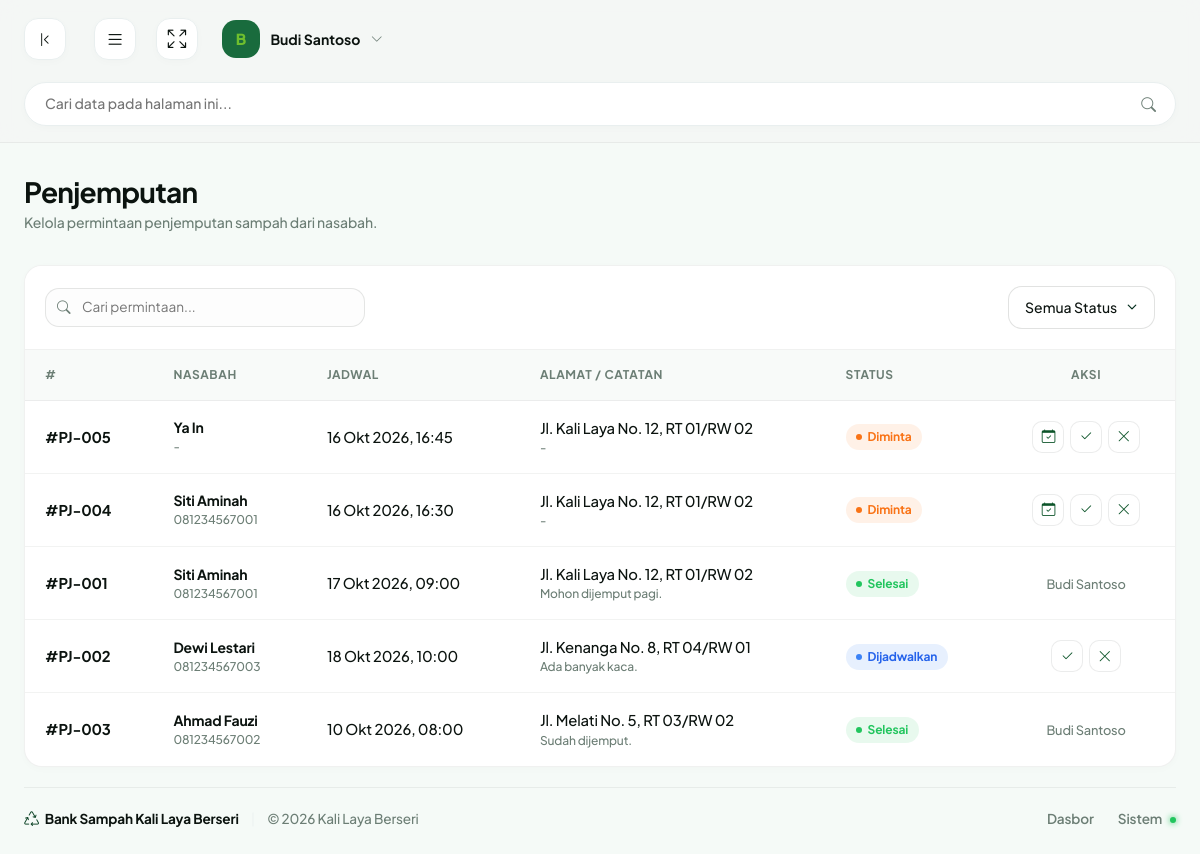
Screenshot of /pengurus/penjemputan.php (signed in) with the database file from the repository.
### tables this page shows
CREATE TABLE `permintaan_jemput` (
  `id` int NOT NULL,
  `user_id` int NOT NULL,
  `alamat` text NOT NULL,
  `jadwal` datetime NOT NULL,
  `estimasi` varchar(255) DEFAULT NULL,
  `status` enum('Diminta','Dijadwalkan','Selesai','Dibatalkan') NOT NULL DEFAULT 'Diminta',
  `catatan` text,
  `petugas_id` int DEFAULT NULL,
  `created_at` timestamp NOT NULL DEFAULT CURRENT_TIMESTAMP
);

CREATE TABLE `users` (
  `id_user` int NOT NULL,
  `name` varchar(100) NOT NULL,
  `email` varchar(150) NOT NULL,
  `password` varchar(255) DEFAULT NULL,
  `google_id` varchar(64) DEFAULT NULL,
  `avatar` varchar(255) DEFAULT NULL,
  `role` enum('nasabah','pengurus','ketua') NOT NULL DEFAULT 'nasabah',
  `nik` varchar(20) DEFAULT NULL,
  `no_hp` varchar(20) DEFAULT NULL,
  `alamat` text,
  `code` int NOT NULL DEFAULT '0',
  `status` varchar(20) NOT NULL DEFAULT 'notverified',
  `aktif` tinyint(1) NOT NULL DEFAULT '1',
  `created_at` timestamp NOT NULL DEFAULT CURRENT_TIMESTAMP
);

### pengurus/penjemputan.php (the view, shortened to what this page needs)
<?php
require_once __DIR__ . '/../includes/auth.php';
$where = '';
$rows = [];
$res = mysqli_query($con, "SELECT pj.*, u.name AS nasabah, u.no_hp, p.name AS petugas FROM permintaan_jemput pj JOIN users u ON u.id_user = pj.user_id LEFT JOIN users p ON p.id_user = pj.petugas_id $where ORDER BY pj.created_at DESC");
if ($res) { while ($r = mysqli_fetch_assoc($res)) { $rows[] = $r; } }
require __DIR__ . '/../includes/header.php';
?>
<div class="table-card-custom">
  <div class="table-header-control">
    <div class="table-search-box"><i class="bi bi-search table-search-icon"></i>
      <input type="text" class="table-search-input table-local-search" placeholder="Cari permintaan..."></div>
    <div class="table-filter-group">
      <form method="GET" action="penjemputan.php" class="d-flex">
        <select class="form-select-custom form-control-custom-sm" name="status" data-autosubmit>
          <option value="">Semua Status</option>
        </select>
      </form>
    </div>
  </div>
  <div class="table-responsive">
    <table class="table-custom">
      <thead><tr><th>#</th><th>Nasabah</th><th>Jadwal</th><th>Alamat / Catatan</th><th>Status</th><th class="text-center">Aksi</th></tr></thead>
      <tbody>
        <?php if (empty($rows)): ?>
          <tr><td colspan="6" class="text-center text-muted-green py-4">Tidak ada data.</td></tr>
        <?php else: foreach ($rows as $r): ?>
          <tr>
            <td class="table-order-id">#PJ-<?= e(str_pad($r['id'], 3, '0', STR_PAD_LEFT)) ?></td>
            <td>
              <div class="table-user-name"><?= e($r['nasabah']) ?></div>
              <div class="table-user-sub"><?= e($r['no_hp'] ?: '-') ?></div>
            </td>
            <td><?= e(tanggal_waktu_id($r['jadwal'])) ?></td>
            <td><?= e(potong_teks($r['alamat'], 40)) ?><div class="table-user-sub"><?= e($r['catatan'] ?: '-') ?></div></td>
            <td><?= badge_jemput($r['status']) ?></td>
            <td class="text-center">
              <div class="table-actions justify-content-center">
                <?php if ($r['status'] === 'Diminta'): ?>
                  <form method="POST" class="d-inline" data-confirm="Jadwalkan penjemputan ini?"><?= csrf_field() ?>
                    <button class="table-btn-action" title="Jadwalkan"><i class="bi bi-calendar-check"></i></button>
                  </form>
                <?php endif; ?>
                <?php if (in_array($r['status'], ['Diminta','Dijadwalkan'], true)): ?>
                  <form method="POST" class="d-inline" data-confirm="Tandai selesai?"><?= csrf_field() ?>
                    <button class="table-btn-action" title="Selesai"><i class="bi bi-check2"></i></button>
                  </form>
                  <form method="POST" class="d-inline" data-confirm="Batalkan permintaan ini?"><?= csrf_field() ?>
                    <button class="table-btn-action delete" title="Batalkan"><i class="bi bi-x-lg"></i></button>
                  </form>
                <?php endif; ?>
                <?php if (in_array($r['status'], ['Selesai','Dibatalkan'], true)): ?>
                  <span class="text-muted-green" style="font-size:.8rem;"><?= e($r['petugas'] ?: '-') ?></span>
                <?php endif; ?>
              </div>
            </td>
          </tr>
        <?php endforeach; endif; ?>
      </tbody>
    </table>
  </div>
</div>
<?php require __DIR__ . '/../includes/footer.php'; ?>

### includes/fungsi.php (shortened to what this page needs)
<?php
if (!function_exists('e')) {
    function e($value): string
    {
        return htmlspecialchars((string) $value, ENT_QUOTES, 'UTF-8');
    }
}
if (!function_exists('tanggal_id')) {
    function tanggal_id(?string $tanggal): string
    {
        $bulan = [
            1 => 'Jan', 'Feb', 'Mar', 'Apr', 'Mei', 'Jun',
            'Jul', 'Agu', 'Sep', 'Okt', 'Nov', 'Des',
        ];
        $ts = strtotime($tanggal);
        return date('d', $ts) . ' ' . $bulan[(int) date('n', $ts)] . ' ' . date('Y', $ts);
    }
}
if (!function_exists('tanggal_waktu_id')) {
    function tanggal_waktu_id(?string $tanggal): string
    {
        $ts = strtotime($tanggal);
        return tanggal_id($tanggal) . ', ' . date('H:i', $ts);
    }
}
if (!function_exists('badge_jemput')) {
    function badge_jemput(string $status): string
    {
        $map = [
            'Diminta'      => 'pending',
            'Dijadwalkan'  => 'info',
            'Selesai'      => 'success',
            'Dibatalkan'   => 'failed',
        ];
        $cls = $map[$status] ?? 'pending';
        return '<span class="badge-table ' . $cls . '">' . e($status) . '</span>';
    }
}
if (!function_exists('potong_teks')) {
    function potong_teks(string $teks, int $panjang = 120): string
    {
        $teks = trim(strip_tags($teks));
        if (mb_strlen($teks) <= $panjang) {
            return $teks;
        }
        return mb_substr($teks, 0, $panjang) . '…';
    }
}

### assets/css/main.css (style rules this page uses)
:root { --bs-body-bg: #F5FAF7; --bs-body-font-family: 'Plus Jakarta Sans', sans-serif; --brand-forest-dark: #0C5429; --brand-forest-medium: #0A4124; --brand-forest-light: #196B3D; --brand-lime: #6FBF2E; --brand-lime-hover: #7FCE3E; --brand-lime-translucent: rgba(84, 155, 27, 0.18); --text-main: #0B130F; --text-muted-green: #6C7E75; --text-sidebar-muted: #879A91; --card-background: #FFFFFF; --border-light: #E9EFEF; --border-dark-green: rgba(255, 255, 255, 0.1); --sys-green: #22C55E; --sys-green-bg: #DCFCE7; --sys-red: #EF4444; --sys-red-bg: #FEE2E2; --sys-orange: #F97316; --sys-orange-bg: #FFEDD5; --sidebar-width: 280px; --navbar-height: 80px; --radius-xxl: 24px; --radius-xl: 18px; --radius-lg: 14px; --radius-md: 10px; --radius-sm: 6px; --shadow-sm: 0 2px 8px rgba(11, 19, 15, 0.02); --shadow-md: 0 10px 30px rgba(11, 19, 15, 0.04); --shadow-lg: 0 20px 50px rgba(11, 19, 15, 0.08); }
body { background-color: var(--bs-body-bg); color: var(--text-main); font-family: var(--bs-body-font-family); font-size: 0.925rem; font-weight: 500; -webkit-font-smoothing: antialiased; letter-spacing: -0.01em; }
.table-card-custom { background-color: #FFFFFF; border-radius: var(--radius-xl); border: 1px solid rgba(11, 19, 15, 0.06) !important; box-shadow: var(--shadow-sm); overflow: hidden; margin-bottom: 1.25rem !important; width: 100%; }
.table-custom { width: 100%; margin-bottom: 0; vertical-align: middle; border-collapse: collapse; }
.table-custom th, .table-custom td { padding: 1rem 1.25rem; border-bottom: 1px solid rgba(11, 19, 15, 0.05); white-space: nowrap; }
.table-custom th { background-color: #F8FAF9; color: var(--text-muted-green); font-size: 0.75rem; text-transform: uppercase; font-weight: 700; letter-spacing: 0.05em; border-bottom: 1px solid rgba(11, 19, 15, 0.08); }
.table-custom tbody tr { transition: background-color 0.2s ease-in-out; }
.table-custom tbody tr:last-child td { border-bottom: none; }
.table-user-name { font-weight: 700; color: var(--text-main); font-size: 0.875rem; }
.table-user-sub { font-size: 0.75rem; color: var(--text-muted-green); }
.badge-table { display: inline-flex; align-items: center; gap: 0.35rem; padding: 0.25rem 0.65rem; font-size: 0.75rem; font-weight: 700; border-radius: 50rem; }
.badge-table::before { content: ''; display: inline-block; width: 6px; height: 6px; border-radius: 50rem; }
.badge-table.success { background-color: rgba(34, 197, 94, 0.1); color: var(--sys-green); }
.badge-table.success::before { background-color: var(--sys-green); }
.badge-table.pending { background-color: rgba(249, 115, 22, 0.1); color: var(--sys-orange); }
.badge-table.pending::before { background-color: var(--sys-orange); }
.table-header-control { background-color: #FFFFFF; padding: 1.25rem; border-bottom: 1px solid rgba(11, 19, 15, 0.06); display: flex; align-items: center; justify-content: space-between; flex-wrap: wrap; gap: 1rem; }
.table-search-box { position: relative; max-width: 320px; flex-grow: 1; }
.table-search-input { width: 100%; padding: 0.5rem 1rem 0.5rem 2.25rem; font-size: 0.85rem; border-radius: var(--radius-lg); border: 1px solid rgba(11, 19, 15, 0.1); background-color: #FDFDFD; transition: all 0.2s ease-in-out; }
.table-search-icon { position: absolute; left: 0.75rem; top: 50%; transform: translateY(-50%); color: var(--text-muted-green); font-size: 0.85rem; }
.table-filter-group { display: flex; align-items: center; gap: 0.75rem; }
.table-btn-action { width: 32px; height: 32px; border-radius: var(--radius-md); border: 1px solid rgba(11, 19, 15, 0.08); background-color: #FFFFFF; color: var(--brand-forest-dark); display: inline-flex; align-items: center; justify-content: center; font-size: 0.85rem; transition: all 0.2s ease-in-out; text-decoration: none; }
.table-order-id { font-weight: 700; color: var(--text-main); }
.form-control-custom-sm { padding: 0.35rem 0.75rem; font-size: 0.75rem; border-radius: var(--radius-md); }
.form-select-custom { display: block; width: 100%; padding: 0.6rem 2.25rem 0.6rem 1rem; font-size: 0.875rem; font-weight: 500; line-height: 1.5; color: var(--text-main); background-color: #FFFFFF; background-repeat: no-repeat; background-position: right 1rem center; background-size: 12px 10px; border: 1px solid rgba(11, 19, 15, 0.12); border-radius: var(--radius-lg); transition: border-color 0.2s ease-in-out, box-shadow 0.2s ease-in-out; appearance: none; }

### rows the page displays
permintaan_jemput: id "005", user.name "Ya In", user.no_hp "-", jadwal "16 Okt 2026, 16:45", alamat "Jl. Kali Laya No. 12, RT 01/RW 02", catatan "-", status "Diminta"
permintaan_jemput: id "004", user.name "Siti Aminah", user.no_hp "081234567001", jadwal "16 Okt 2026, 16:30", alamat "Jl. Kali Laya No. 12, RT 01/RW 02", catatan "-", status "Diminta"
permintaan_jemput: id "001", user.name "Siti Aminah", user.no_hp "081234567001", jadwal "17 Okt 2026, 09:00", alamat "Jl. Kali Laya No. 12, RT 01/RW 02", catatan "Mohon dijemput pagi.", status "Selesai", petugas.name "Budi Santoso"
permintaan_jemput: id "002", user.name "Dewi Lestari", user.no_hp "081234567003", jadwal "18 Okt 2026, 10:00", alamat "Jl. Kenanga No. 8, RT 04/RW 01", catatan "Ada banyak kaca.", status "Dijadwalkan"
permintaan_jemput: id "003", user.name "Ahmad Fauzi", user.no_hp "081234567002", jadwal "10 Okt 2026, 08:00", alamat "Jl. Melati No. 5, RT 03/RW 02", catatan "Sudah dijemput.", status "Selesai", petugas.name "Budi Santoso"

### other values shown
mb_substr($u['name'] ?: 'U', 0, 1) "B"
$u['name'] "Budi Santoso"
$page_title "Penjemputan"
$page_subtitle "Kelola permintaan penjemputan sampah dari nasabah."
